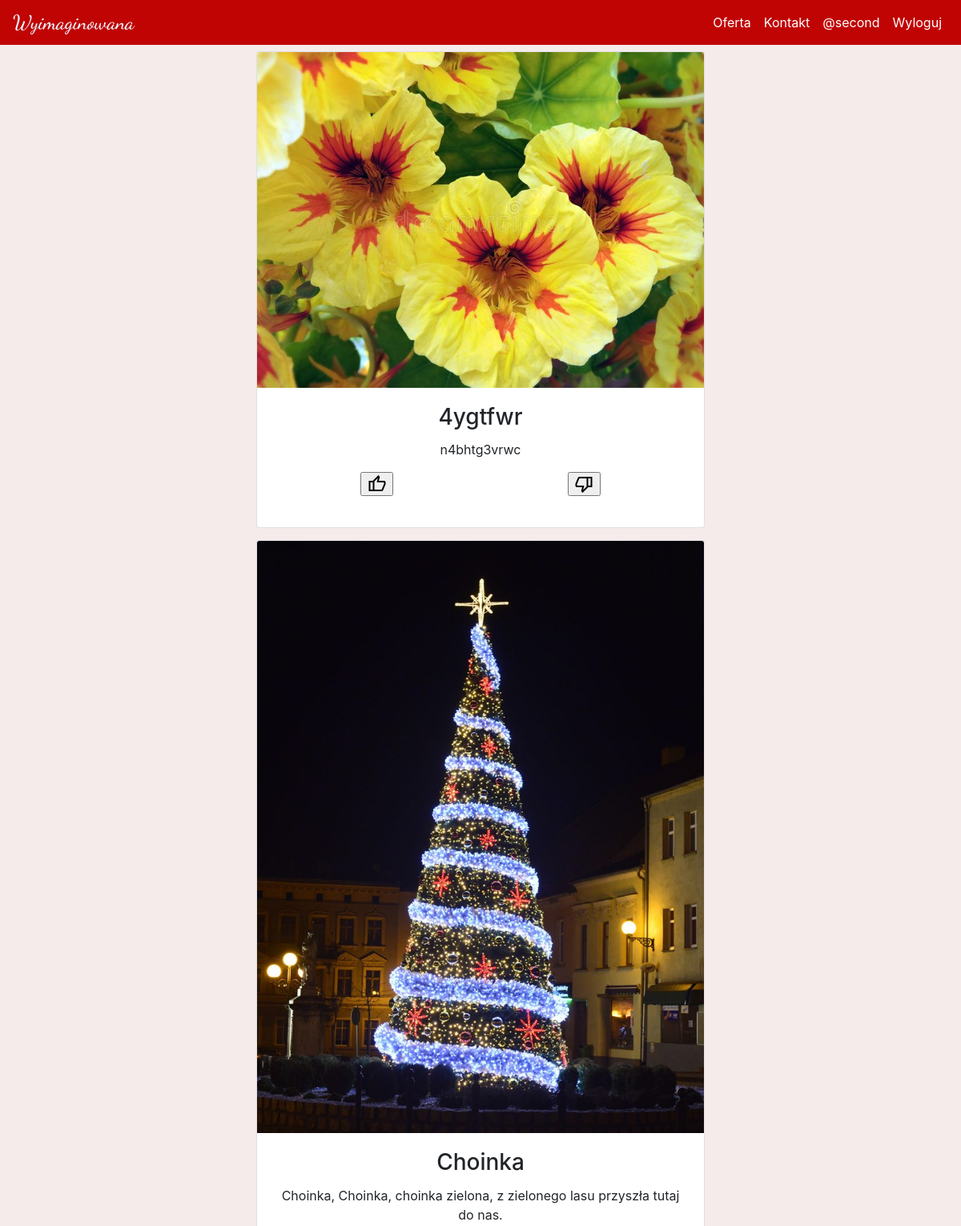
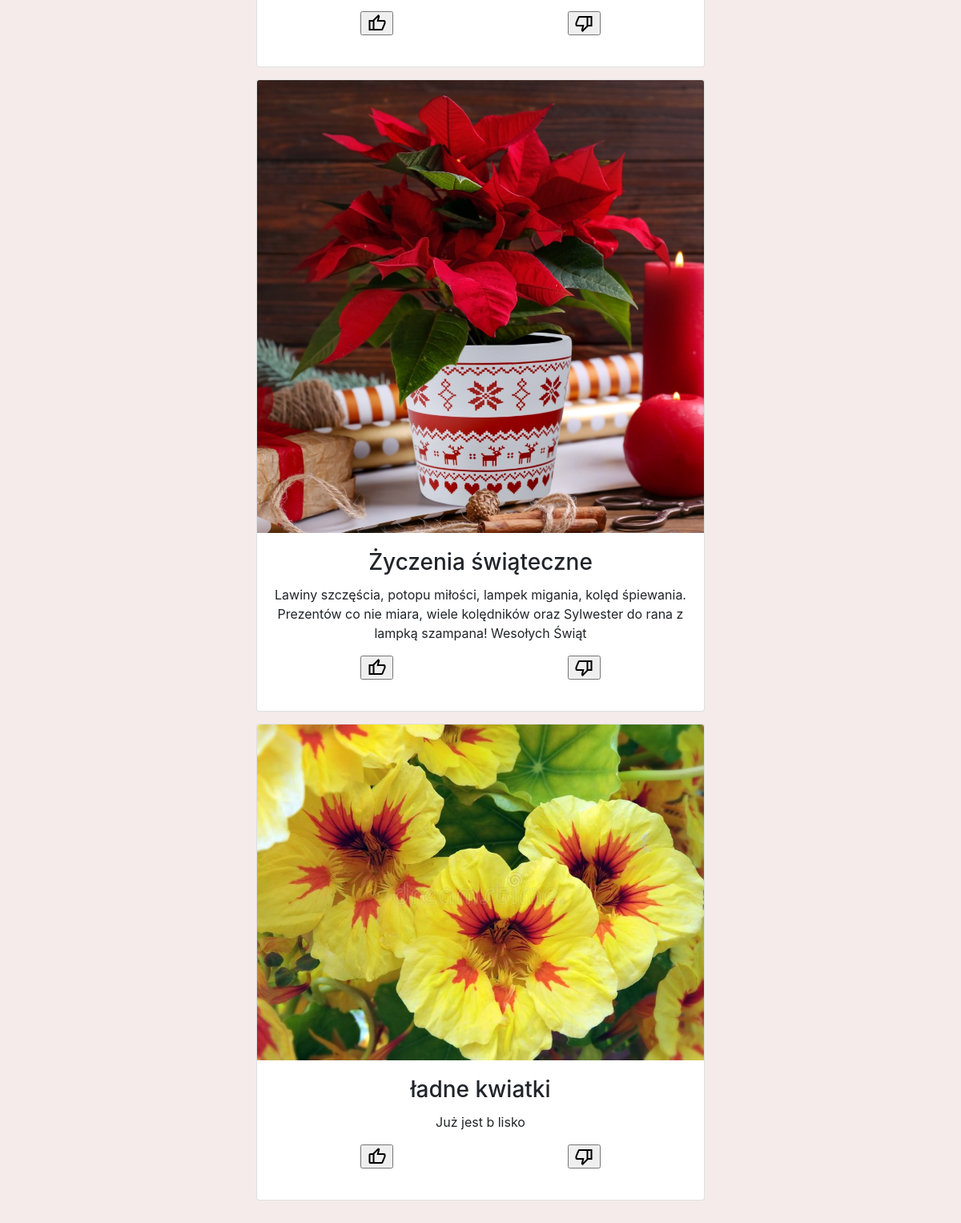
The app's page / (signed in) with its own data (2 pictures, top to bottom).
### kwiaciarnia/models.py (models this page shows, shortened)
class User(db.Model, UserMixin):
    id = db.Column(db.Integer(), primary_key=True)
    username = db.Column(db.String(length=64), nullable= False, unique=True)
    email = db.Column(db.String(), nullable= False, unique=True)
    password_hash = db.Column(db.String(length=16), nullable= False)
    is_admin = db.Column(db.Boolean(), default=False)
    @property
    def password(self):
        return self.password

class Posts(db.Model):
    id = db.Column(db.Integer(), primary_key=True)
    title = db.Column(db.String())
    body = db.Column(db.Text())
    added = db.Column(db.DateTime(), default=datetime.datetime.now())
    likes = db.Column(db.Integer(), default=0)
    dislikes = db.Column(db.Integer(), default=0)

### kwiaciarnia/routes.py (the view)
@app.route("/")
def home():
    all_posts = Posts.query.order_by(Posts.id.desc())
    likes = Post_likes()
    dislike = Post_dislikes()
    return render_template('home.html', all_posts=all_posts, likes=likes, dislike=dislike)

### kwiaciarnia/models.py (called while the page is built)
@login_manager.user_loader
def load_user(user_id):
    return User.query.get(int(user_id))

### kwiaciarnia/templates/home.html (shortened to what this page needs)
{% extends 'base.html' %}
{% block content %}
<div>
    {% include 'includes/feed.html' %}
</div>
{% endblock %}

### kwiaciarnia/templates/includes/navbar.html (shortened to what this page needs)
<nav class="navbar navbar-expand-md nav_bar navbar-dark ">
    <a class="navbar-brand" href="{{ url_for('home') }}">{% include 'includes/logo.html' %}</a>
    <div class="collapse navbar-collapse" id="navbarNav">
      <ul class="navbar-nav ml-auto">
        <li class="nav-item active">
            <a class="nav-link" href="{{ url_for('products_categories') }}">Oferta</a>
        </li>
        <li class="nav-item active">
            <a class="nav-link" href="{{ url_for('contact') }}">Kontakt</a>
        </li>
        {% if current_user.is_authenticated  %}
            <li class="nav-item active">
                <a class="nav-link" href="{{ url_for('user_page', name=current_user.username) }}">@{{current_user.username}}</a>
            </li>
            <li class="nav-item active">
                <a class="nav-link" href="{{ url_for('logout') }}">Wyloguj</a>
            </li>
        {% else %}
            <li class="nav-item active">
                <a class="nav-link" href="{{ url_for('login') }}">Zaloguj</a>
            </li>
        {% endif %}
      </ul>
    </div>
</nav>

### kwiaciarnia/templates/includes/feed.html (shortened to what this page needs)
{% for post in all_posts %}
    <div id="feed">
        <div class="card" style="width: 35rem;">
            <img class="card-img-top" src="static\uploads\posts\{{post.id}}.png" alt="{{post.tittle}}">
            <div class="card-body">
                <h3 class="card-title">{{post.title}}</h3>
                <p class="card-text">{{post.body}}</p>
                <div id="buttons">
                    <div class="button_like buttons_space">
                        {% if current_user.is_authenticated %}
                            <form action="{{ url_for('like_result', pk=post.id) }}" method="post">
                                {% if likes.query.filter_by(post_like=post.id, user_like=current_user.id).first() %}
                                <p>
                                    <span class="material-symbols-rounded">
                                        <input type="submit" value="thumb_up">
                                    </span>
                                </p>
                                {% else %}
                                <p>
                                    <span class="material-symbols-outlined">
                                        <input type="submit" value="thumb_up">
                                    </span>
                                </p>
                                {% endif %}
                            </form>
                        {% endif %}
                    </div>
                    <div class="button_dislike buttons_space">
                        {% if current_user.is_authenticated %}
                            <form action="{{ url_for('dislike_result', pk=post.id) }}" method="post">
                                {% if dislike.query.filter_by(post_dislike=post.id, user_dislike=current_user.id).first(): %}
                                <p>
                                    <span class="material-symbols-rounded">
                                        <input type="submit" value="thumb_down">
                                    </span>
                                </p>
                                {% else %}
                                <p>
                                    <span class="material-symbols-outlined">
                                        <input type="submit" value="thumb_down">
                                    </span>
                                </p>
                                {% endif %}
                            </form>
                        {% endif %}
                    </div>
                </div>
            </div>
        </div>
    </div>
    <div class="feed_spacer"></div>
{% endfor %}

### kwiaciarnia/static/styles/main.css (style rules this page uses)
.material-symbols-rounded { font-variation-settings: 'FILL' 1, 'wght' 400, 'GRAD' 0, 'opsz' 48 }
.nav_bar { background-color: #C00404; color: black; position: fixed; top: 0; width: 100%; z-index: 1; }
body { background-color: #f5ebeb; }
.feed_spacer { padding-bottom: 15px; }
#feed { display: flex; justify-content: center; }
.button_dislike { float:right; width:50%; }
.button_like { float:left; width:50%; }

### records on screen
User: username "second"
Posts: title "4ygtfwr", body "n4bhtg3vrwc"
Posts: shows a picture, title "Choinka", body "Choinka, Choinka, choinka zielona, z zielonego lasu przyszła tutaj do nas."
Posts: shows a picture, title "Życzenia świąteczne", body "Lawiny szczęścia, potopu miłości, lampek migania, kolęd śpiewania. Prezentów co nie miara, wiele kolędników oraz Sylwester do rana z lampką szampana! Wesołych Świąt"
Posts: title "ładne kwiatki", body "Już jest b lisko"
